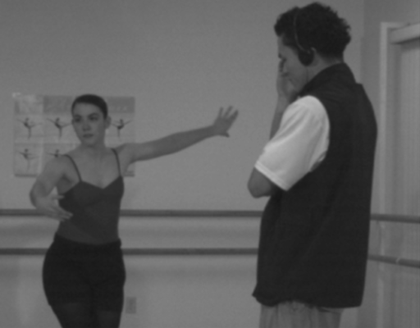
%> input picture pratica_3/dance.png, 420 x 328 px, shrunk from 512 x 400 before the run
$ octave pratica_03_B.m   (GNU Octave 9; MATLAB toolbox functions it lacks are replaced by stand-ins)
%> lines starting %> are read from the running program, lines starting %| are printed output that depends on the picture; in (x1, y1, x2, y2) boxes, pixels count from 0 and x2, y2 are one past the last pixel; in counts of white or black regions, pixels touching at a corner belong together; the program's own positions count from 1
clear all;
close all;

im = imread('C:\Users\Ítalo\Pictures\pdi\dance.png');
%> im is the input picture: size 328x420x3 uint8; min 22, max 190, mean 94.2
mask = imread('C:\Users\Ítalo\Pictures\pdi\dance_depth.png');
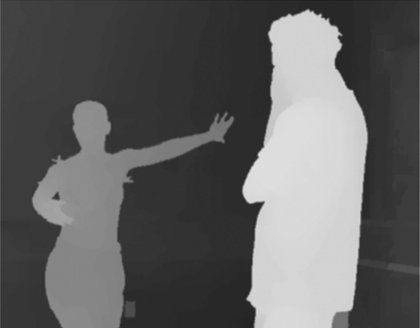
%> input picture pratica_3/dance_depth.png, 420 x 328 px, shrunk from 512 x 400 before the run
%> mask is the input picture: size 328x420 uint8; min 33, max 225, mean 96.2

imhist(mask);
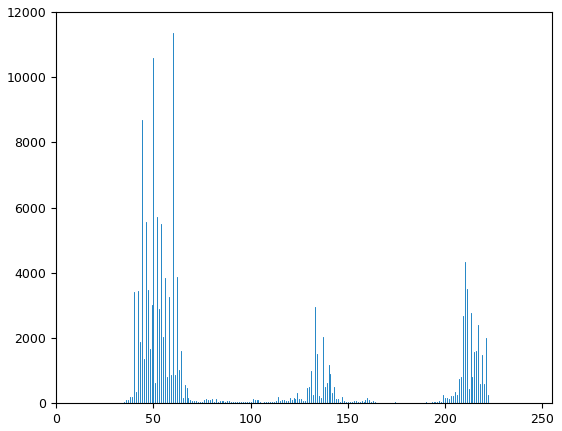
%> figure redrawn from the program's plot data; highest point at x = 60, y = 11361

muie = zeros(size(im,1), size(im,2));
omi = zeros(size(im,1), size(im,2));
omiFinal = zeros(size(im,1), size(im,2));
muieFinal = zeros(size(im,1), size(im,2));

for i=1 : size(im,1)
  for j=1 : size(im,2)
    if mask(i,j) > 110 && mask(i,j) < 180
      muie(i,j) = 1;
    end

    if mask(i,j) > 190
      omi(i,j) = 1;
    end


  end
end
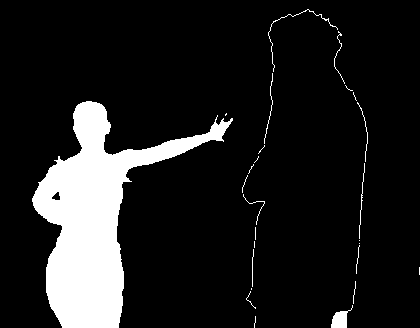
%> muie: size 328x420 double; values 0 (black) and 1 (white), 12.2% white; 26 white regions (14 under 20 px), largest, box (x1, y1, x2, y2) and area: (32, 101, 233, 328) 15823, (331, 305, 353, 328) 246, (268, 9, 338, 72) 132
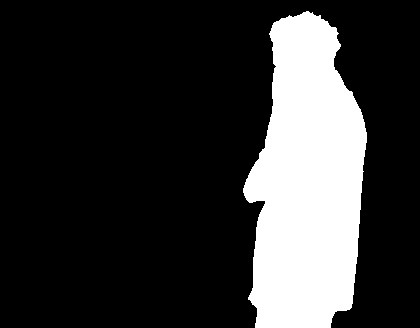
%> omi: size 328x420 double; values 0 (black) and 1 (white), 20.7% white; 1 white region, box (x1, y1, x2, y2) and area: (243, 11, 367, 328) 28581

figure('name', 'muie')
imshow(muie.*im)
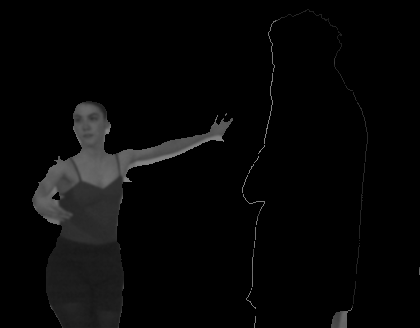
%> displayed picture: size 328x420x3, on the screen's scale of 0 to 255; min 0, max 141, mean 7.1

figure('name', 'ome')
imshow(omi.*im)
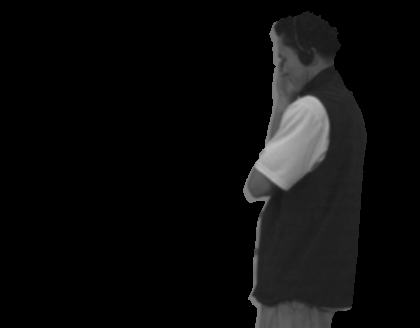
%> displayed picture: size 328x420x3, on the screen's scale of 0 to 255; min 0, max 190, mean 12.8
